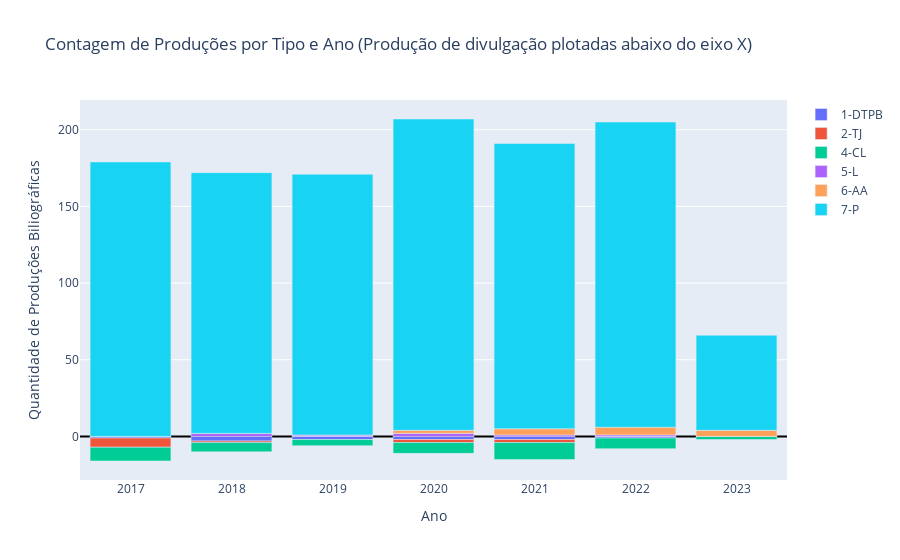

The cell this chart's notebook holds for it:
### Markdown cell above
## Analisando arquivo 

    RR-2017-2023PPGCS René Rachou, 55 pesquisadores de 2017 Até 2023 extraído em 2023.06

### Code cell
## Descompactar arquivo zipado na pasta JSON
prep_pub = PreparadorDePublicacoes()
pathfilezip = '_data/in_zip/753.files.zip'
destination = prep_pub.extract_zips(pathfilezip)

## Unir todos aquivos de publicações (caso haja mais de um com final publication.json na pasta serão mesclados):
prep_pub.find_and_merge_publication_json_files(pathjson)

## Mapear arquivo de dados para PowerBI a partir do JSON unificado
linhas = prep_pub.processar_publicacoes()
prep_pub.exportar_para_csv()

## Ler e montar análise exploratória
filename='publicacoes.csv'
df_pub = prep_pub.ler_csv_dados(pathdata,filename)
prep_pub.plotar_producoes_barras_empilhadas(filename)
prep_pub.plotar_qualis_barras_empilhadas(filename)

### Figure 1 — Plotly figure (JSON) as saved in the notebook; plotly's stock layout.template omitted (floating-point values rounded to 4 significant figures)
{"data": [{"name": "1-DTPB", "type": "bar", "x": [2017, 2018, 2019, 2020, 2021, 2022, 2023], "y": [-1, -3, -2, -2, -2, -1, 0]}, {"name": "2-TJ", "type": "bar", "x": [2017, 2018, 2019, 2020, 2021, 2022, 2023], "y": [-6, -1, 0, -2, -2, 0, 0]}, {"name": "4-CL", "type": "bar", "x": [2017, 2018, 2019, 2020, 2021, 2022, 2023], "y": [-9, -6, -4, -7, -11, -7, -2]}, {"name": "5-L", "type": "bar", "x": [2017, 2018, 2019, 2020, 2021, 2022, 2023], "y": [0, 2, 1, 2, 1, 1, 0]}, {"name": "6-AA", "type": "bar", "x": [2017, 2018, 2019, 2020, 2021, 2022, 2023], "y": [0, 0, 0, 2, 4, 5, 4]}, {"name": "7-P", "type": "bar", "x": [2017, 2018, 2019, 2020, 2021, 2022, 2023], "y": [179, 170, 170, 203, 186, 199, 62]}], "layout": {"barmode": "relative", "title": {"text": "Contagem de Produções por Tipo e Ano (Produção de divulgação plotadas abaixo do eixo X)"}, "xaxis": {"anchor": "y", "domain": [0, 1], "title": {"text": "Ano"}}, "yaxis": {"anchor": "x", "domain": [0, 1], "title": {"text": "Quantidade de Produções Biliográficas"}, "zeroline": true, "zerolinecolor": "black", "zerolinewidth": 2}}}
